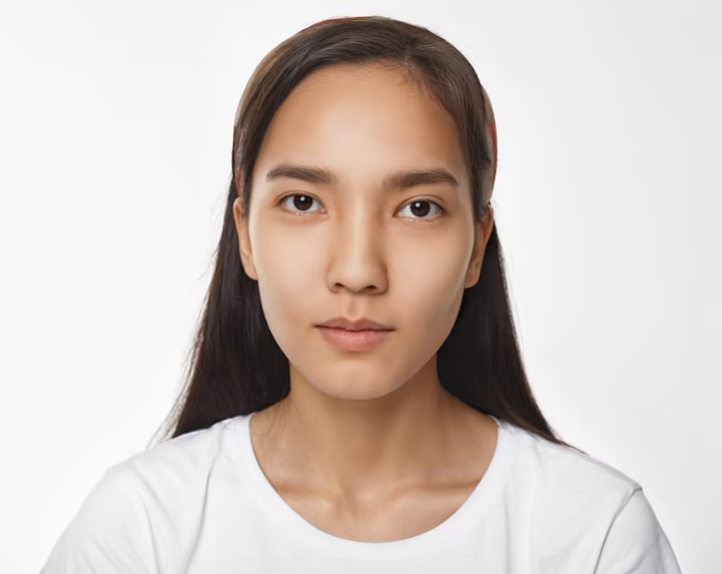
#> input picture data-analysis/20230420/2. 오픈cv/face.png, 722 x 574 px
$ jupyter execute --allow-errors '2. 얼굴영역검출 및 비디오처리.ipynb'   (text cells are left out)
#> lines starting #> are read from the running program, lines starting #| are printed output that depends on the picture; after the words box and inside, x2 and y2 are one past the last pixel; in counts of white or black regions, pixels touching at a corner belong together; pictures that were not available may be replaced by others from this repository, and a replacement may not be noted
[cell 1]
import cv2
img=cv2.imread('face.png')
#> img is the input picture: shape (574, 722, 3); mean B, G, R 192.5, 198.7, 210.3
img.shape
#> Out = (574, 722, 3)

[cell 2]
face_cascade = cv2.CascadeClassifier('./haarcascades/haarcascade_frontalface_alt.xml')
eye_cascade = cv2.CascadeClassifier('./haarcascades/haarcascade_eye.xml')
gray = cv2.cvtColor(img, cv2.COLOR_BGR2GRAY)
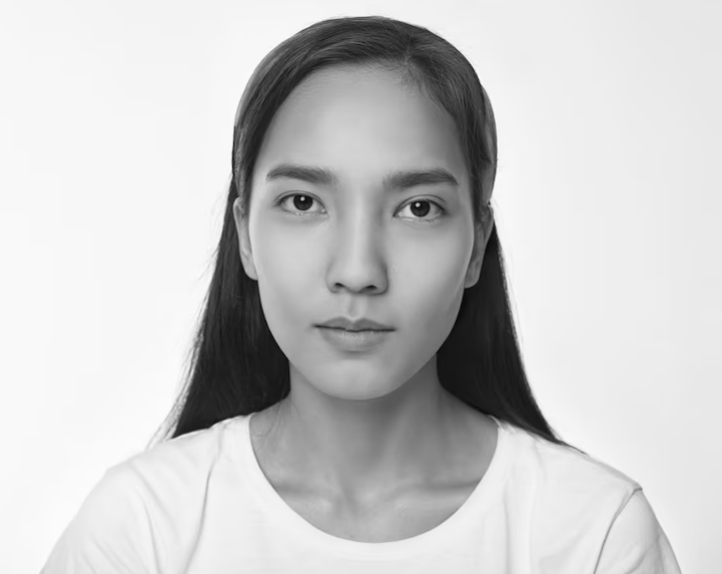
#> gray: shape (574, 722); min 6, max 254, mean 201.4
faces = face_cascade.detectMultiScale(gray, 1.3, 5)
#> faces = [[218, 97, 279, 279]]
faces
#> Out = [[218, 97, 279, 279]]

[cell 3]
import cv2
image = cv2.imread('face.png')

face_cascade = cv2.CascadeClassifier('./haarcascades/haarcascade_frontalface_alt.xml')
gray = cv2.cvtColor(image, cv2.COLOR_BGR2GRAY)
faces = face_cascade.detectMultiScale(gray, 1.3, 5)

eye_cascade = cv2.CascadeClassifier('./haarcascades/haarcascade_eye.xml')

for (x, y, w, h) in faces:
    cv2.rectangle(image, (x, y), (x + w, y + h), (255, 0, 0), 2)
    roi_gray  = gray[y : y + h, x : x + w]
    roi_color = image[y : y + h, x : x + w]
    eyes = eye_cascade.detectMultiScale(roi_gray)

    for (ex, ey, ew, eh) in eyes:
      cv2.rectangle(roi_color, (ex, ey), (ex + ew, ey + eh), (0, 255, 0), 2)
#> this loop made 1 pass
#> pass 1, `roi_gray  = gray[y : y + h, x : x + w]`:
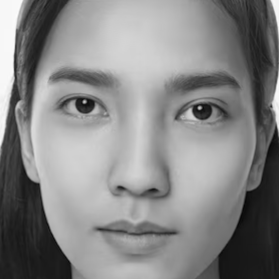
#> roi_gray: shape (279, 279); min 6, max 253, mean 133.9
#> pass 1, `roi_color = image[y : y + h, x : x + w]`:
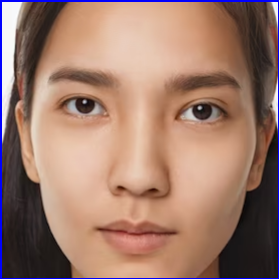
#> roi_color: shape (279, 279, 3); mean B, G, R 108.5, 122.7, 158.2
#> after the loop:
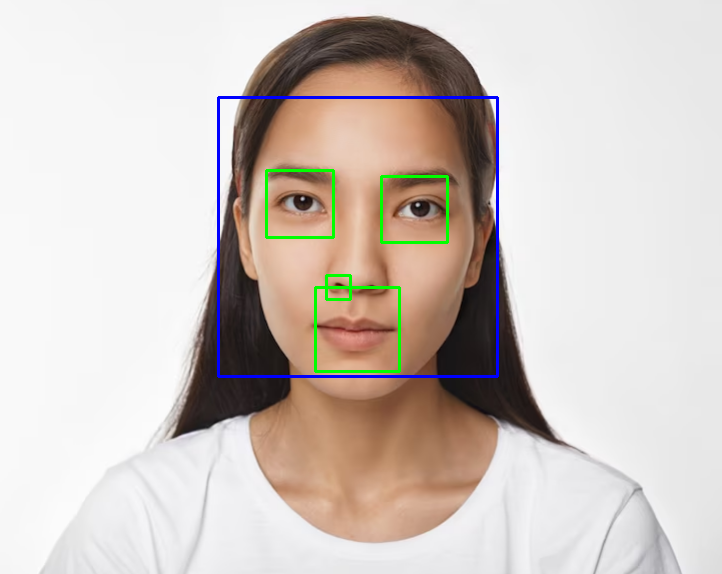
#> image: shape (574, 722, 3); 1.5% of pixels changed, all inside (x1, y1, x2, y2) = (217, 96, 499, 378)
#> after the loop:
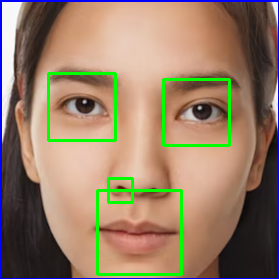
#> roi_color: shape (279, 279, 3); 3.67% of pixels changed, all inside (x1, y1, x2, y2) = (47, 72, 231, 276)

cv2.imshow('image', image)
cv2.waitKey(0)
cv2.destroyAllWindows()

[cell 4]
import cv2
import numpy as np
image = np.zeros((100, 100, 3), np.uint8)

cv2.imshow("keytest", image)
ret = cv2.waitKey(0)
#> (key Esc is pressed here)
print('pressed key is {0}'.format(ret))
#| pressed key is 27
cv2.waitKey(0)
cv2.destroyAllWindows()

[cell 5]
##################################
#### 비디오 플레이
##################################

import cv2
cap = cv2.VideoCapture("./mov01.avi")  # 비디오 읽기(cv2.VideoCapture(0)d 으로하면 웹캠)

while(cap.isOpened()):
  ret, frame = cap.read()
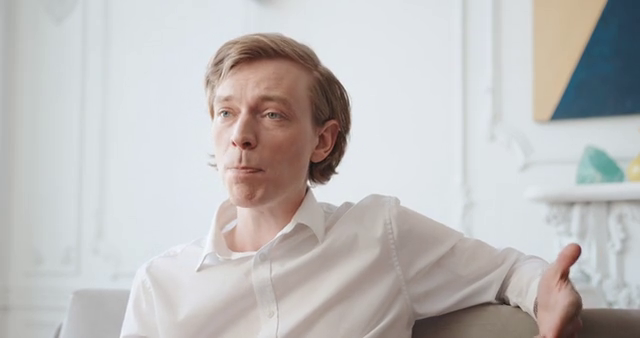
#> input picture frame 51 of data-analysis/20230420/4. mediapipe/face_video.mp4, 640 x 338 px, given in place of mov01.avi, which was not available
#> frame is the input picture: shape (338, 640, 3); mean B, G, R 188.5, 189.1, 191.3
  if ret:
    cv2.imshow("frame", frame)

  if cv2.waitKey(10) == 27:                   # esc키를 누르면 중지
#> (key Esc is pressed here)
    break

cap.release()
cv2.destroyAllWindows()

[cell 6]
###################################################################
#### 비디오 플레이 하면 화면 우측 끝에 숫자값 fps가 계속 변경됨
####################################################################
import cv2
cap = cv2.VideoCapture("./mov01.avi")
# org = (int(cap.get(3))-800,200)     # cap.get(3)은 비디오의 너비를 의미함.
# print(org)

font=cv2.FONT_HERSHEY_SIMPLEX
#> font = 0

num=0
while(cap.isOpened()):
  _, frame = cap.read()
  num += 1
  text='fps:'+ str(num)

  if ret:
    frame = cv2.cvtColor(frame, cv2.IMREAD_COLOR)
    frame = cv2.resize(frame, (600,400))  ## resize
#> frame: shape (400, 600, 3)
    cv2.putText(frame,text,(300,100),font,3,(255,255,255),7)
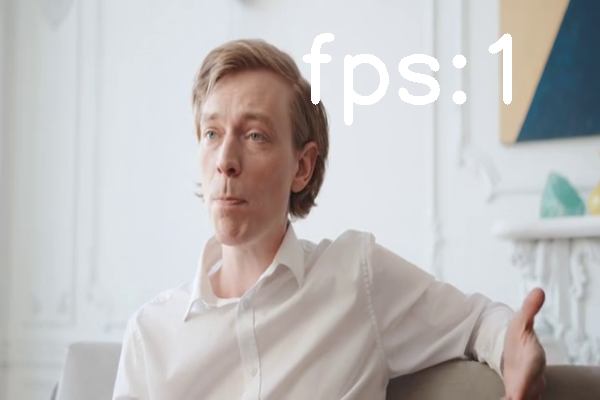
#> frame: shape (400, 600, 3); mean B, G, R 189.1, 189.7, 192
    cv2.imshow("frame", frame)

  #cv2.waitKey(int(1000/fps))        # 이작업도 동일함
  if cv2.waitKey(10) == 27:          # esc키를 누르면 중지
#> (key Esc is pressed here)
    break

cap.release()
cv2.destroyAllWindows()

[cell 7]
###################################################################
#### [미션] a키를 누르면 그 화면 이미지가 저장되게 합니다.
####  예) fps_37.jpg
####################################################################
import cv2
cap = cv2.VideoCapture("mov01.avi")
org=(int(cap.get(3))-800,200)     # cap.get(3)은 비디오의 너비를 의미함.
#> org = (-160, 200)
print(org)
#| (-160, 200)
font=cv2.FONT_HERSHEY_SIMPLEX

num=0
from datetime import datetime


while(cap.isOpened()):
  ret, frame = cap.read()
  num+=1; text='fps_'+ str(num)


  if ret:
    frame = cv2.cvtColor(frame, cv2.IMREAD_COLOR)
    frame=cv2.resize(frame, (600,400))  ## resize

    if cv2.waitKey(10) == 97:
#> (key Esc is pressed here)
      cv2.imwrite(text+'.jpg', frame)
      print('이 영상의 {0} fps에 저장함'.format(text))

  cv2.imshow("frame", frame)

  #cv2.waitKey(int(1000/fps))        # 이작업도 동일함
  if cv2.waitKey(10) == 27:                   # esc키를 누르면 중지
#> (key Esc is pressed here)
    break

cap.release()
cv2.destroyAllWindows()

[cell 8]
import cv2
cap = cv2.VideoCapture("mov01.avi")
font=cv2.FONT_HERSHEY_SIMPLEX

num = 0

while(cap.isOpened()):
  ret, frame = cap.read()
  num += 1
  text = 'fps_' + str(num)

  if ret:
    frame = cv2.cvtColor(frame, cv2.IMREAD_COLOR)
    frame = cv2.resize(frame, (1024, 768))  ## resize
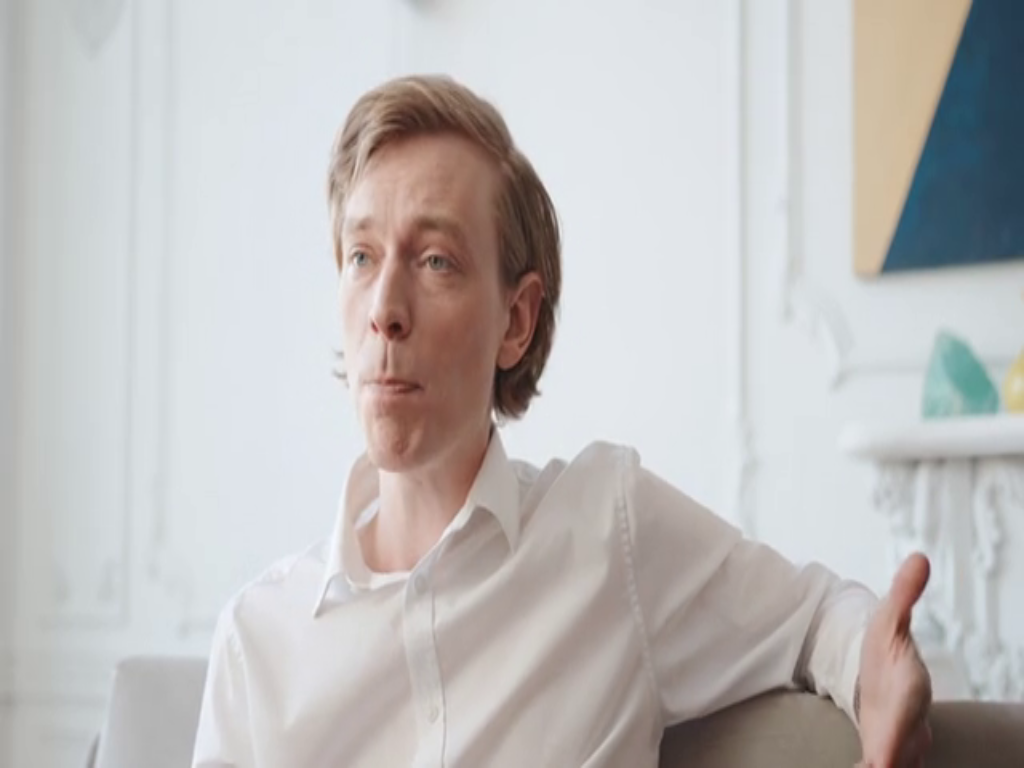
#> frame: shape (768, 1024, 3); mean B, G, R 188.4, 189, 191.3

  fullbody_cascade = cv2.CascadeClassifier('./haarcascades/haarcascade_fullbody.xml')
  gray = cv2.cvtColor(frame, cv2.COLOR_BGR2GRAY)
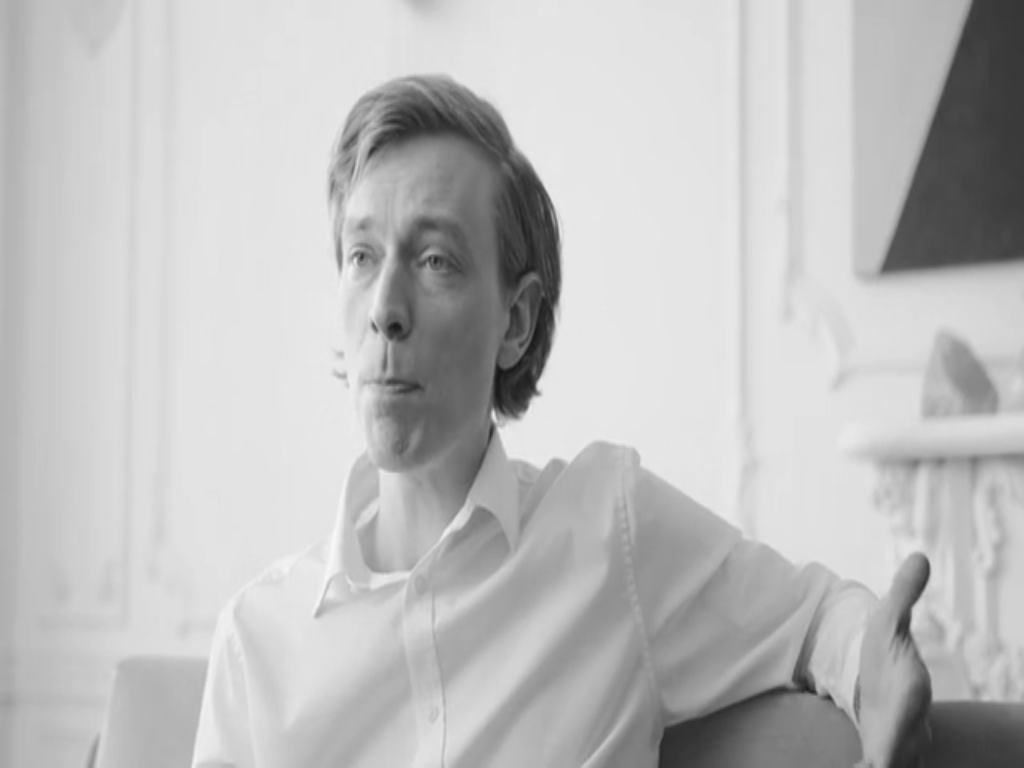
#> gray: shape (768, 1024); min 20, max 248, mean 189.6
  bodies = fullbody_cascade.detectMultiScale(gray, 1.1, 1)
#> bodies = [[424, 623, 42, 84]]

  for (x, y, w, h) in bodies:
    cv2.rectangle(frame, (x, y), (x + w, y + h), (255, 0, 0), 2)
    cv2.imshow("frame", frame)
#> this loop made 1 pass
#> pass 1, `cv2.imshow("frame", frame)`:
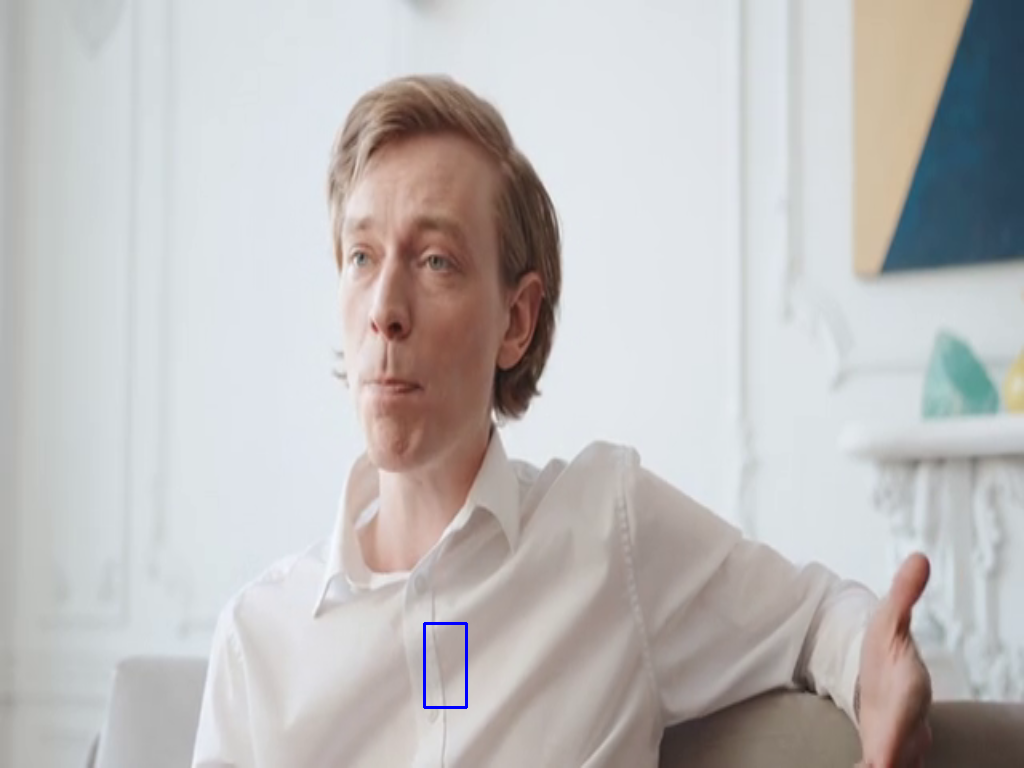
#> window 'frame': shape (768, 1024, 3); mean B, G, R 188.4, 188.8, 191.1

  if cv2.waitKey(10) == 27:                   # esc키를 누르면 중지
#> (key Esc is pressed here)
    break

cap.release()
cv2.destroyAllWindows()
